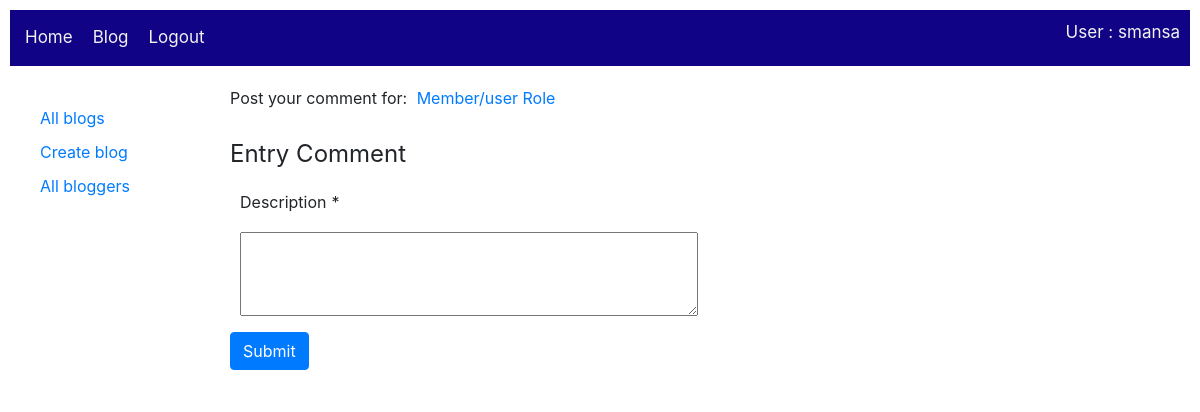
/blog/blog/10/comment/ (signed in), run on an earlier commit of the app's database.
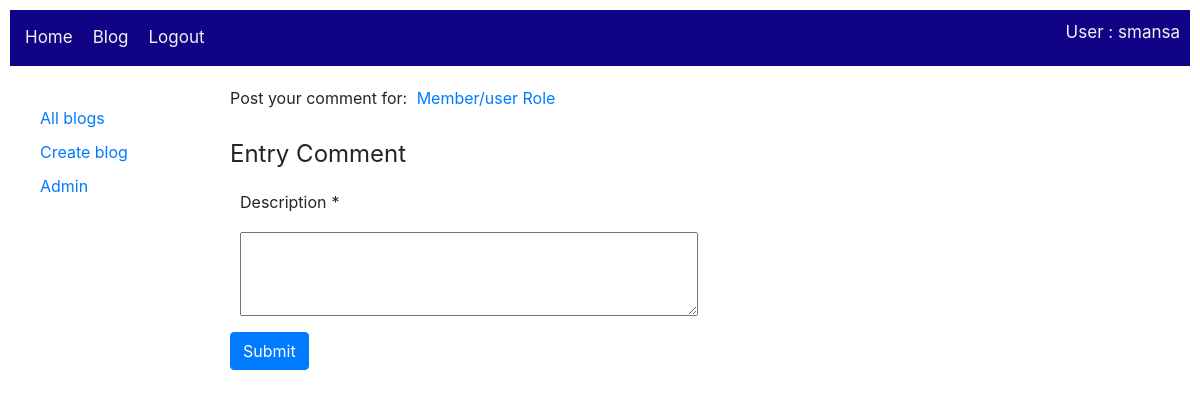
And on a later commit of the database.
### blog/views.py (the view, shortened to what this page needs)
# urls.py: path('blog/<int:pk>/comment/', views.BlogCommentCreateView.as_view(), name='blog-comment'),
class BlogCommentCreateView(LoginRequiredMixin, generic.CreateView):
    model = BlogComment
    form_class = BlogCommentCreate_form
    template_name = 'blog/blogCommentCreate_form.html'
    def get_context_data(self, **kwargs):
        context = super(BlogCommentCreateView, self).get_context_data(**kwargs)
        context['blog'] = get_object_or_404(Blog, pk = self.kwargs['pk'])
        return context

### blog/forms.py (shortened to what this page needs)
class BlogCommentCreate_form(ModelForm):
    description = forms.CharField(widget=forms.Textarea(attrs={'rows':3}))
    def __init__(self, *args, **kwargs):
        super().__init__(*args, **kwargs)
        self.helper = FormHelper()
        self.helper.layout = Layout(
            Fieldset('Entry Comment',
            Field('description', css_class='form-group col-md-6 mb-0'),
            ),
            Submit('submit', 'Submit')
        )
    class Meta:
        model = BlogComment
        fields = ('description',)

### blog/templates/blog/blogCommentCreate_form.html (shortened to what this page needs)
{% extends "base_blog.html" %}
{% load crispy_forms_tags %}
{% block content %}
    <p>Post your comment for: <a href="{% url 'blog:blog-detail' blog.pk %}">{{blog.title}}</a></p>
    {% crispy form %}
{% endblock %}

What changed in the data, as far as the page shows it:
changed SmansaUser "smansa": is_superuser False → True (drawn)
Also different on the page:
text no longer shown: "All bloggers"
text now shown: "Admin"
